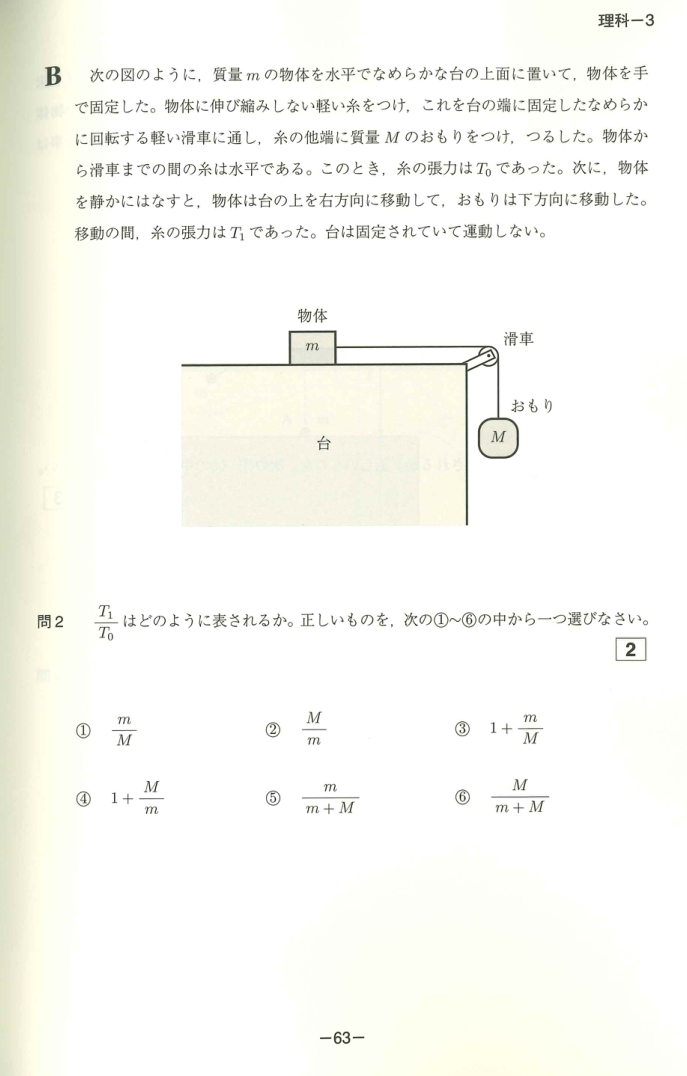
#> input picture assets/eju-media/science/2023-1/page-003.png, 687 x 1076 px; its folder holds 4 pictures in this run
$ python rika_2023_1_v2_images.py
#> lines starting #> are read from the running program, lines starting #| are printed output that depends on the picture
#!/usr/bin/env python3
"""Re-crop science 2023-1 page images and split known two-question pages."""

from __future__ import annotations

import argparse
from pathlib import Path

from PIL import Image, ImageOps


SPLITS = {
    "034": [("q11", 0, 478), ("q12", 500, None)],
    "035": [("q13", 0, 382), ("q14", 402, None)],
    "045": [("q3", 0, 498), ("q4", 506, None)],
}


def row_groups(img: Image.Image, threshold: int = 225) -> list[tuple[int, int]]:
    gray = ImageOps.grayscale(img.convert("RGB"))
    width, height = gray.size
    pix = gray.load()
    x0, x1 = int(width * 0.06), int(width * 0.94)
    min_hits = max(4, (x1 - x0) // 260)
    rows: list[int] = []
    for y in range(height):
        hits = 0
        for x in range(x0, x1):
            if pix[x, y] < threshold:
                hits += 1
        if hits >= min_hits:
            rows.append(y)
    if not rows:
        return []

    groups: list[tuple[int, int]] = []
    start = prev = rows[0]
    for y in rows[1:]:
        if y - prev <= 14:
            prev = y
            continue
        groups.append((start, prev))
        start = prev = y
    groups.append((start, prev))

    merged: list[tuple[int, int]] = []
    for start, end in groups:
        if merged and start - merged[-1][1] <= 22:
            merged[-1] = (merged[-1][0], end)
        else:
            merged.append((start, end))
    return merged


def content_box(img: Image.Image, padding: int = 30) -> tuple[int, int, int, int]:
    gray = ImageOps.grayscale(img.convert("RGB"))
    width, height = gray.size
    groups = row_groups(img)
    if not groups:
        return (0, 0, width, height)

    # The rendered EJU pages often have only the printed page number near the
    # bottom. Remove that footer before measuring the true content height.
    if len(groups) > 1:
        last_start, last_end = groups[-1]
        last_height = last_end - last_start + 1
        prev_end = groups[-2][1]
        if last_end > height * 0.92 and last_height <= 28 and last_start - prev_end > 35:
            groups = groups[:-1]

    top = max(0, min(start for start, _ in groups) - padding)
    bottom = min(height, max(end for _, end in groups) + padding)

    pix = gray.load()
    x0 = int(width * 0.03)
    x1 = int(width * 0.97)
    col_hits: list[int] = []
    min_col_hits = max(3, (bottom - top) // 230)
    for x in range(x0, x1):
        hits = 0
        for y in range(top, bottom):
            if pix[x, y] < 235:
                hits += 1
        if hits >= min_col_hits:
            col_hits.append(x)

    if not col_hits:
        return (0, top, width, bottom)
    left = max(0, min(col_hits) - padding)
    right = min(width, max(col_hits) + padding)
    return (left, top, right, bottom)


def crop_image(img: Image.Image) -> Image.Image:
    box = content_box(img)
    return img.crop(box)


def save_crop(path: Path) -> tuple[tuple[int, int], tuple[int, int]]:
    img = Image.open(path).convert("RGB")
    before = img.size
    cropped = crop_image(img)
    cropped.save(path, optimize=True)
    return before, cropped.size


def save_split(src: Path, suffix: str, y0: int, y1: int | None) -> tuple[str, tuple[int, int]]:
    img = Image.open(src).convert("RGB")
    width, height = img.size
    part = img.crop((0, max(0, y0), width, min(height, y1 or height)))
    cropped = crop_image(part)
    out = src.with_name(src.stem + "-" + suffix + src.suffix)
    cropped.save(out, optimize=True)
    return out.name, cropped.size


def main() -> None:
    parser = argparse.ArgumentParser()
    parser.add_argument(
        "directory",
        type=Path,
        default=Path("assets/eju-media/science/2023-1"),
        nargs="?",
    )
    args = parser.parse_args()

    for path in sorted(args.directory.glob("page-[0-9][0-9][0-9].png")):
        before, after = save_crop(path)
#> in save_crop, img is the input picture: PIL image 687x1076 RGB; mean R, G, B 248.9, 249.1, 244.2
#> in content_box, `groups = row_groups(img)`: groups = [(13, 26), (66, 240), (308, 458), (524, 524), (605, 660), (711, 745), (779, 813), (1031, 1043)]
#> in content_box, `last_start, last_end = groups[-1]`: last_start = 1031; last_end = 1043
#> in content_box, `last_height = last_end - last_start + 1`: last_height = 13
#> in content_box, `prev_end = groups[-2][1]`: prev_end = 813
#> in content_box, `groups = groups[:-1]`: groups = [(13, 26), (66, 240), (308, 458), (524, 524), (605, 660), (711, 745), (779, 813)]
#> in content_box, `top = max(0, min(start for start, _ in groups) - padding)`: top = 0
#> in content_box, `bottom = min(height, max(end for _, end in groups) + padding)`: bottom = 843
#> in content_box, `min_col_hits = max(3, (bottom - top) // 230)`: min_col_hits = 3
#> after the loop in content_box, `for x in range(x0, x1):`: col_hits = 622 values from 20 to 653
#> in content_box, `left = max(0, min(col_hits) - padding)`: left = 0
#> in content_box, `right = min(width, max(col_hits) + padding)`: right = 683
#> in crop_image, `box = content_box(img)`: box = (0, 0, 683, 843)
#> in crop_image, `return img.crop(box)`:
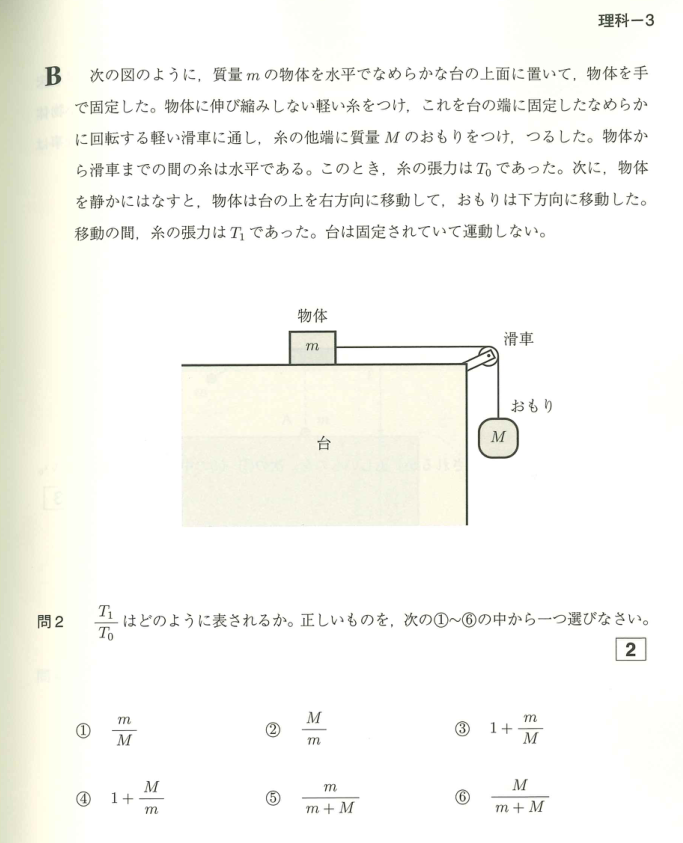
#> returned value: PIL image 683x843 RGB; mean R, G, B 247.7, 247.7, 243.1
#> before = (687, 1076); after = (683, 843)
        print(f"crop {path.name}: {before[0]}x{before[1]} -> {after[0]}x{after[1]}")
#| crop page-003.png: 687x1076 -> 683x843
#> pass 2 of the loop in main, `for path in sorted(args.directory.glob("page-[0-9][0-9][0-9].png")):`:
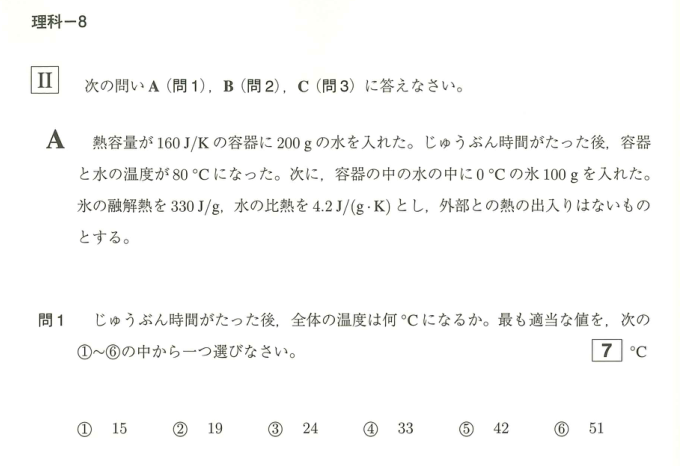
#> input picture assets/eju-media/science/2023-1/page-008.png, 680 x 466 px
#> in save_crop, img is the input picture: PIL image 680x466 RGB; mean R, G, B 249.4, 249.5, 248.9
#> gray: PIL image 680x466 L
#> box = (0, 0, 680, 391)
#> in crop_image (call 2), `return img.crop(box)`:
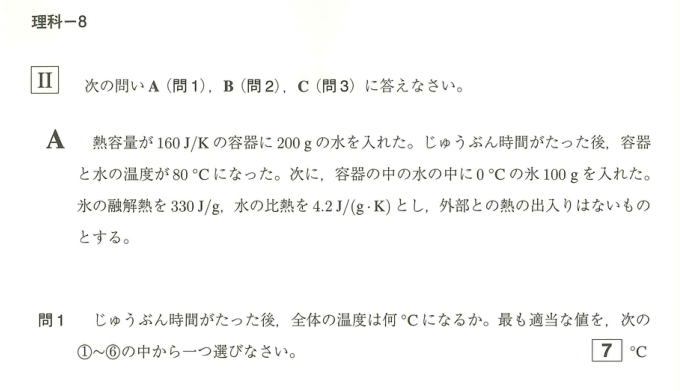
#> returned value: PIL image 680x391 RGB; mean R, G, B 248.9, 248.9, 248.3
#| crop page-008.png: 680x466 -> 680x391
#> pass 3 of the loop in main, `for path in sorted(args.directory.glob("page-[0-9][0-9][0-9].png")):`:
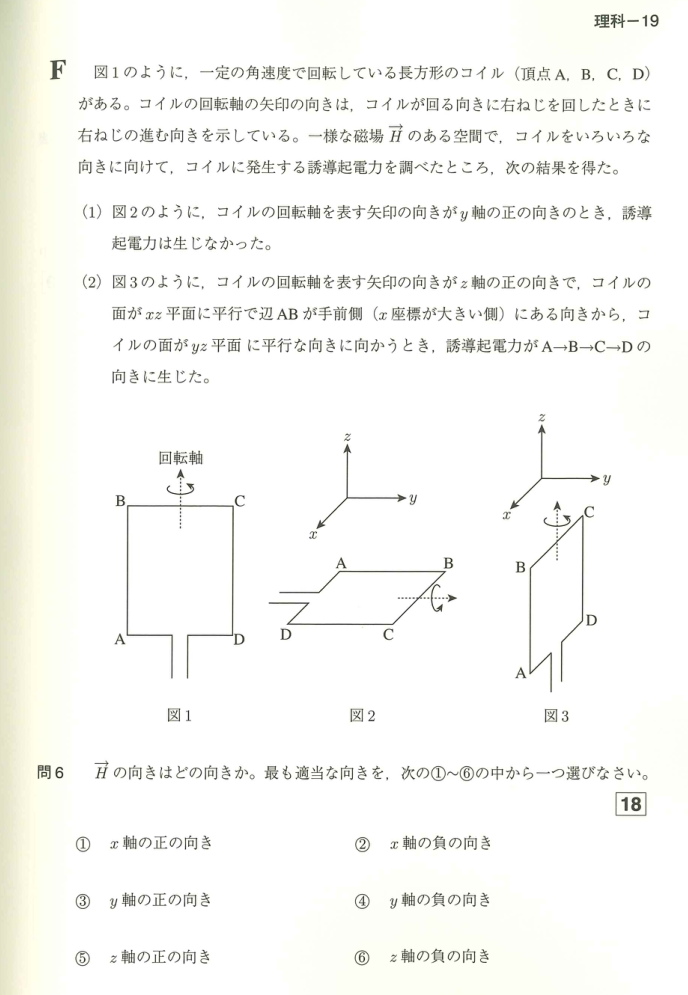
#> input picture assets/eju-media/science/2023-1/page-019.png, 688 x 995 px
#> in save_crop, img is the input picture: PIL image 688x995 RGB; mean R, G, B 248.2, 248.3, 245.2
#> in content_box (call 3), `gray = ImageOps.grayscale(img.convert("RGB"))`:
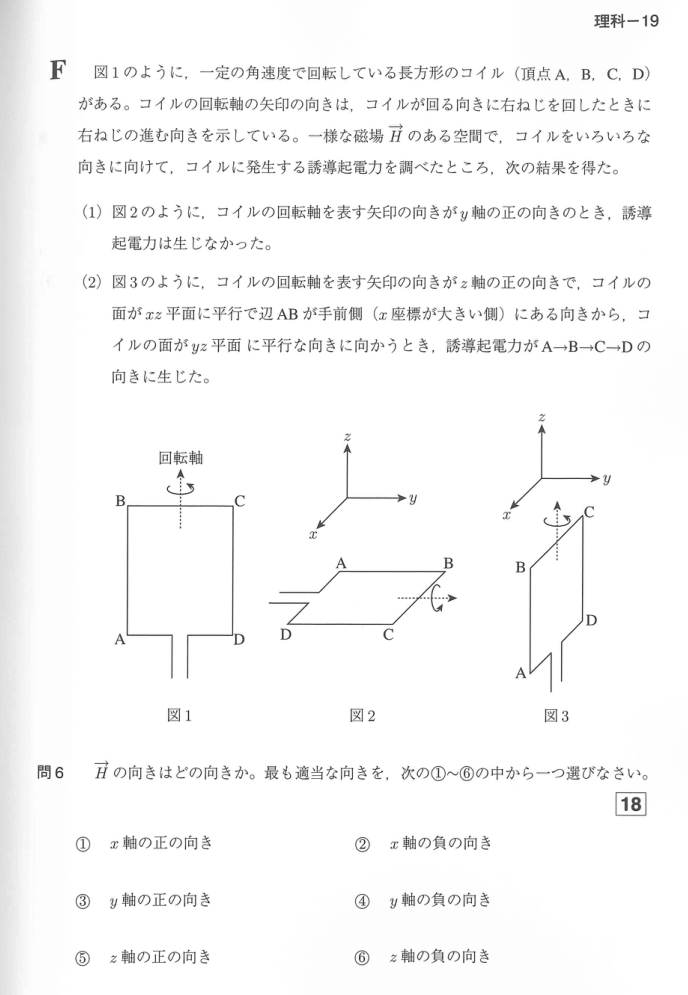
#> gray: PIL image 688x995 L; min 44, max 255, mean 247.9
#> in crop_image (call 3), `return img.crop(box)`:
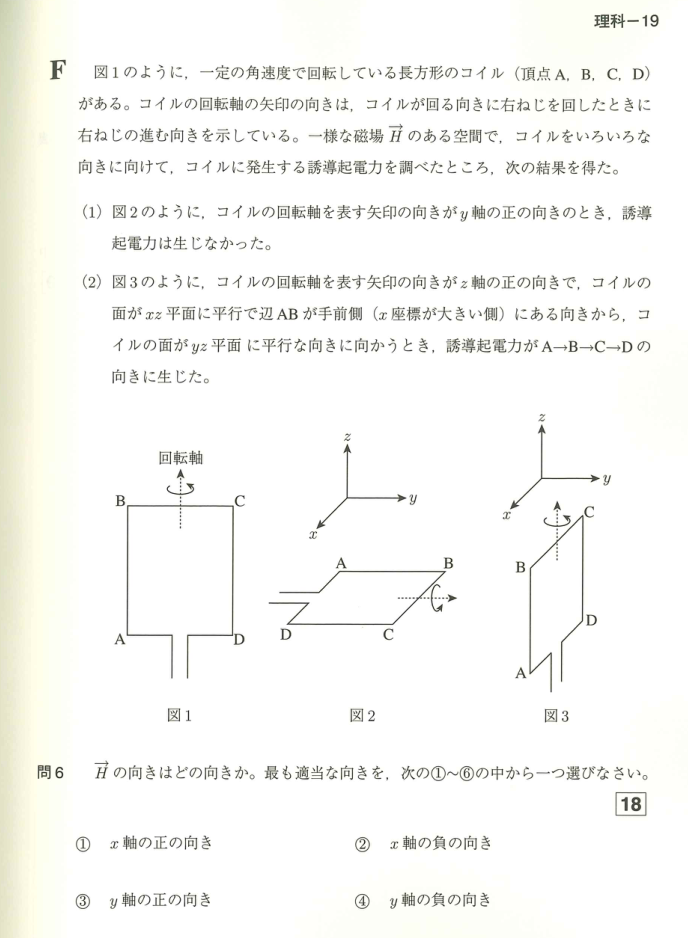
#> returned value: PIL image 688x938 RGB; mean R, G, B 248.1, 248.2, 245.3
#| crop page-019.png: 688x995 -> 688x938
#> the loop made 4 passes; the first 3 are shown

    for page, parts in SPLITS.items():
        src = args.directory / f"page-{page}.png"
        for suffix, y0, y1 in parts:
            name, size = save_split(src, suffix, y0, y1)
            print(f"split {name}: {size[0]}x{size[1]}")


if __name__ == "__main__":
#> (the run stopped early here; a loop or call above may not have finished)
